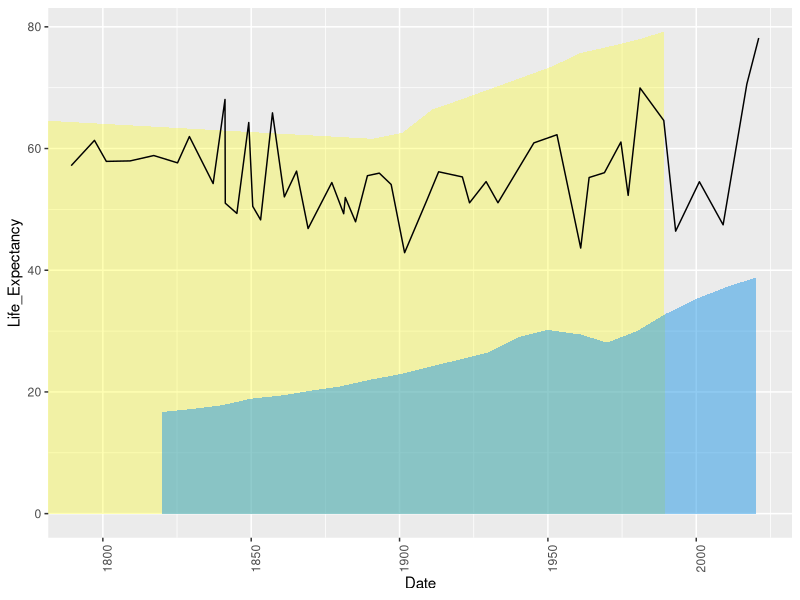

Generate this figure with R:
# Libraries ####
library(readxl)
library(tidyverse)

# Sources ####
#Age at inauguration: https://potus.com/presidential-facts/age-at-inauguration/
#Day of inauguration: https://historyinpieces.com/research/presidential-inauguration-dates

# Read and Arrange Data ####
  
# President's Age
presidents <- read_excel("data/presidents.xlsx", sheet = "Sheet1") 
alpha <- colnames(presidents)
alpha[4] <- "Age"
colnames(presidents) <- alpha
presidents <- presidents %>% 
  mutate(AgeOnly = as.numeric(str_extract(Age, "^[:digit:]+")),
         DaysOnly = as.numeric(trimws(str_extract(Age, " [:digit:]++")))/365,
         Final_Age = AgeOnly+DaysOnly) %>% 
  arrange(Number)


# Inauguration Date
inauguration <- read_excel("data/presidents.xlsx", sheet = "Sheet2") 
# str(inauguration)
# inauguration_1 <- inauguration[grepl("/", inauguration$FIRST),]
# inauguration_2 <- inauguration[!grepl("/", inauguration$FIRST),]
# 
# inauguration_1$FIRST <- as.Date(inauguration_1$FIRST, format = '%m/%d/%Y')
# inauguration_2$FIRST <- as.Date(as.numeric(inauguration_2$FIRST), origin = '1899-12-30')
# inauguration_dates <- c(as.Date(inauguration_1$FIRST), as.Date(inauguration_2$FIRST))
# inauguration$FIRST <- as.Date(inauguration_dates)

first_column <- NULL
for(d in 1:length(inauguration$FIRST)){
  first_column[d] <- if(grepl("/", inauguration$FIRST[d])){
    as.Date(inauguration$FIRST[d], format = '%m/%d/%Y')
  } else if(!grepl("/", inauguration$FIRST[d])){
    as.Date(as.numeric(inauguration$FIRST[d]), origin = '1899-12-30')
  } else {
    NA
  }
}
first_column <- as.Date(first_column, origin = '1970-01-01')
inauguration$FIRST <- as.Date(first_column)



second_column <- NULL
for(d in 1:length(inauguration$SECOND)){
  second_column[d] <- if(grepl("/", inauguration$SECOND[d])){
    as.Date(inauguration$SECOND[d], format = '%m/%d/%Y')
  } else if(!grepl("/", inauguration$SECOND[d])){
    as.Date(as.numeric(inauguration$SECOND[d]), origin = '1899-12-30')
  } else {
    NA
  }
}
second_column <- as.Date(second_column, origin = '1970-01-01')
inauguration$SECOND <- as.Date(second_column)

inauguration$THIRD <- as.Date(inauguration$THIRD)
inauguration$FOURTH <- as.Date(inauguration$FOURTH)

# Join the data frames ####
presidents <- left_join(presidents, subset(inauguration, select = -c(PRESIDENT)), by="Number")
presidents$Inauguration_Day <- ifelse(!is.na(presidents$FIRST), 
                                      as.Date(presidents$FIRST), 
                                      as.Date(presidents$SECOND)
                                )
presidents$Inauguration_Day <- as.Date(presidents$Inauguration_Day, origin = '1970-01-01')

# Life Expectancy ####
life_expectancy <- read_excel("data/presidents.xlsx", sheet = "Sheet3") 
life_expectancy$Date <- str_extract(life_expectancy$Year, "[[:digit:]]+")
life_expectancy$Date <- paste0(life_expectancy$Date, "-01-01")
life_expectancy$Date <- as.Date(life_expectancy$Date, format = "%Y-%m-%d")

# Median Age ####
median_age <- read.csv("data/median_age.csv")
colnames(median_age) <- c("Year", "Median_Age", "Source")
median_age$Year <- as.character(median_age$Year)
median_age$Year <- paste0("01-01-", median_age$Year)
median_age$Year <- as.Date(median_age$Year, format = "%d-%m-%Y")


# The Graph ####
Presidents_Age <- ggplot()+
  geom_area(life_expectancy, mapping = aes(x = Date, y = Life_Expectancy), fill = "yellow", alpha = 0.3)+
  geom_area(median_age, mapping = aes(x = Year, y = Median_Age), fill = 4, alpha = 0.5)+
  geom_line(presidents, mapping = aes(x = Inauguration_Day, y = Final_Age))+
  coord_cartesian(xlim = c(as.Date("1793-01-01", format = "%Y-%m-%d"), as.Date("2021-01-01", format = "%Y-%m-%d")))+
  theme(axis.text.x = element_text(angle = 90))
